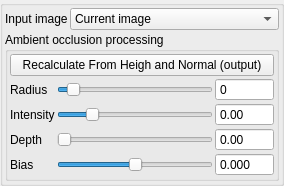
    <widget class="QGroupBox" name="groupBoxOcclusionInputImage">
     <property name="title">
      <string/>
     </property>
     <layout class="QVBoxLayout" name="verticalLayout_17">
      <property name="spacing">
       <number>2</number>
      </property>
      <property name="leftMargin">
       <number>2</number>
      </property>
      <property name="topMargin">
       <number>2</number>
      </property>
      <property name="rightMargin">
       <number>2</number>
      </property>
      <property name="bottomMargin">
       <number>2</number>
      </property>
      <item>
       <layout class="QGridLayout" name="gridLayout_19">
        <item row="0" column="1">
         <widget class="QComboBox" name="comboBoxOcclusionInputImage">
          <property name="toolTip">
           <string>Choose the input image for further processing. </string>
          </property>
          <property name="whatsThis">
           <string>Choose the input image for further processing. </string>
          </property>
          <item>
           <property name="text">
            <string>Current image</string>
           </property>
          </item>
          <item>
           <property name="text">
            <string>Height (input) + Normal (input)</string>
           </property>
          </item>
          <item>
           <property name="text">
            <string>Height (output) + Normal (output)</string>
           </property>
          </item>
         </widget>
        </item>
        <item row="0" column="0">
         <widget class="QLabel" name="label_86">
          <property name="text">
           <string>Input image</string>
          </property>
         </widget>
        </item>
       </layout>
      </item>
      <item>
       <widget class="QGroupBox" name="groupBoxSSAO">
        <property name="toolTip">
         <string>&lt;html&gt;&lt;head/&gt;&lt;body&gt;&lt;p&gt;This parameters are to control the Screen space ambient occlusion (SSAO) calculations.&lt;/p&gt;&lt;p&gt;For more information see: &lt;a href=&quot;http://en.wikipedia.org/wiki/Screen_space_ambient_occlusion&quot;&gt;&lt;span style=&quot; text-decoration: underline; color:#0000ff;&quot;&gt;SSAO&lt;/span&gt;&lt;/a&gt;&lt;/p&gt;&lt;/body&gt;&lt;/html&gt;</string>
        </property>
        <property name="title">
         <string>Ambient occlusion processing</string>
        </property>
        <layout class="QVBoxLayout" name="verticalLayout_3">
         <property name="spacing">
          <number>2</number>
         </property>
         <property name="leftMargin">
          <number>2</number>
         </property>
         <property name="topMargin">
          <number>2</number>
         </property>
         <property name="rightMargin">
          <number>2</number>
         </property>
         <property name="bottomMargin">
          <number>2</number>
         </property>
         <item>
          <widget class="QPushButton" name="pushButtonConvertOcclusionFromHN">
           <property name="toolTip">
            <string>&lt;html&gt;&lt;head/&gt;&lt;body&gt;&lt;p&gt;Calculates AO map from Height (output) and Normal (output) maps according the presets below. After that original AO image is replaced by new one.&lt;/p&gt;&lt;/body&gt;&lt;/html&gt;</string>
           </property>
           <property name="text">
            <string>Recalculate From Heigh and Normal (output)</string>
           </property>
          </widget>
         </item>
         <item>
          <layout class="QGridLayout" name="gridLayout_9">
           <item row="0" column="0">
            <widget class="QLabel" name="label_20">
             <property name="text">
              <string>Radius</string>
             </property>
            </widget>
           </item>
           <item row="0" column="1">
            <widget class="QSlider" name="horizontalSliderSSAONoIters">
             <property name="toolTip">
              <string>&lt;html&gt;&lt;head/&gt;&lt;body&gt;&lt;p&gt;Radius of the mask. Large number will lead to poor performance. For small images (about 1024x1024) this should not be a problem, but for larger you should use this parameter carefully.&lt;/p&gt;&lt;/body&gt;&lt;/html&gt;</string>
             </property>
             <property name="minimum">
              <number>1</number>
             </property>
             <property name="maximum">
              <number>50</number>
             </property>
             <property name="pageStep">
              <number>0</number>
             </property>
             <property name="value">
              <number>4</number>
             </property>
             <property name="orientation">
              <enum>Qt::Horizontal</enum>
             </property>
            </widget>
           </item>
           <item row="0" column="2">
            <widget class="QDoubleSpinBox" name="doubleSpinBoxSSAONoIters">
             <property name="readOnly">
              <bool>true</bool>
             </property>
             <property name="buttonSymbols">
              <enum>QAbstractSpinBox::NoButtons</enum>
             </property>
             <property name="decimals">
              <number>0</number>
             </property>
            </widget>
           </item>
           <item row="2" column="1">
            <widget class="QSlider" name="horizontalSliderSSAODepth">
             <property name="toolTip">
              <string>It changes the scale of the effect. </string>
             </property>
             <property name="minimum">
              <number>1</number>
             </property>
             <property name="maximum">
              <number>100</number>
             </property>
             <property name="pageStep">
              <number>0</number>
             </property>
             <property name="orientation">
              <enum>Qt::Horizontal</enum>
             </property>
            </widget>
           </item>
           <item row="1" column="1">
            <widget class="QSlider" name="horizontalSliderSSAOIntensity">
             <property name="toolTip">
              <string>It changes the contrast of the image. </string>
             </property>
             <property name="maximum">
              <number>500</number>
             </property>
             <property name="pageStep">
              <number>0</number>
             </property>
             <property name="value">
              <number>100</number>
             </property>
             <property name="orientation">
              <enum>Qt::Horizontal</enum>
             </property>
            </widget>
           </item>
           <item row="3" column="1">
            <widget class="QSlider" name="horizontalSliderSSAOBias">
             <property name="toolTip">
              <string>This again allows you to control the contrast of the image.</string>
             </property>
             <property name="minimum">
              <number>-400</number>
             </property>
             <property name="maximum">
              <number>400</number>
             </property>
             <property name="pageStep">
              <number>0</number>
             </property>
             <property name="value">
              <number>0</number>
             </property>
             <property name="orientation">
              <enum>Qt::Horizontal</enum>
             </property>
            </widget>
           </item>
           <item row="1" column="0">
            <widget class="QLabel" name="label_36">
             <property name="text">
              <string>Intensity</string>
             </property>
            </widget>
           </item>
           <item row="2" column="0">
            <widget class="QLabel" name="label_37">
             <property name="text">
              <string>Depth</string>
             </property>
            </widget>
           </item>
           <item row="1" column="2">
            <widget class="QDoubleSpinBox" name="doubleSpinBoxSSAOIntensity">
             <property name="readOnly">
              <bool>true</bool>
             </property>
             <property name="buttonSymbols">
              <enum>QAbstractSpinBox::NoButtons</enum>
             </property>
            </widget>
           </item>
           <item row="3" column="0">
            <widget class="QLabel" name="label_38">
             <property name="text">
              <string>Bias</string>
             </property>
            </widget>
           </item>
           <item row="3" column="2">
            <widget class="QDoubleSpinBox" name="doubleSpinBoxSSAOBias">
             <property name="readOnly">
              <bool>true</bool>
             </property>
             <property name="buttonSymbols">
              <enum>QAbstractSpinBox::NoButtons</enum>
             </property>
             <property name="decimals">
              <number>3</number>
             </property>
             <property name="minimum">
              <double>-100.000000000000000</double>
             </property>
             <property name="maximum">
              <double>100.000000000000000</double>
             </property>
            </widget>
           </item>
           <item row="2" column="2">
            <widget class="QDoubleSpinBox" name="doubleSpinBoxSSAODepth">
             <property name="readOnly">
              <bool>true</bool>
             </property>
             <property name="buttonSymbols">
              <enum>QAbstractSpinBox::NoButtons</enum>
             </property>
            </widget>
           </item>
          </layout>
         </item>
        </layout>
       </widget>
      </item>
     </layout>
    </widget>
